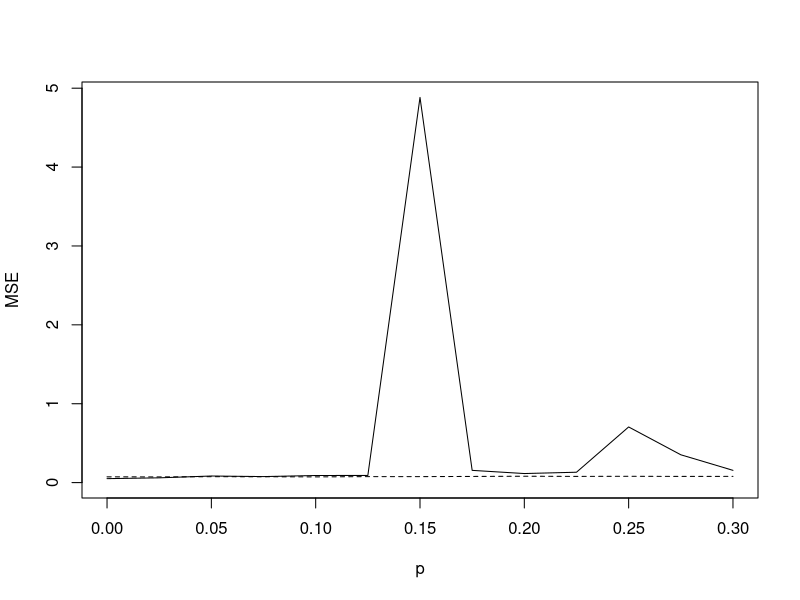

This chart was generated by the following R code:
## ---- chunk 1
knitr::opts_chunk$set(echo = TRUE)
## ---- chunk 2
easybinom <- function(n = 10, p = 0.5)
  return(sum(runif(n) < p))
## ---- chunk 3
mybinom <- function (num, n = 10, p = 0.5) {
  umat <- matrix(runif(n * num), nrow = num)
  # Each row consists of n Bernoulli trials
  res <- umat < p
  # results of Bernoulli trials
  # (success = TRUE, failure = FALSE)#
  return(as.vector(res %*% rep(1, n)))
  # count the number of TRUEs in each row
}

mybinom(num = 20)
## ---- chunk 4
simdat <- function(n, p) {
  usenorm <- runif(n) > p
  # Probability 1-p of NOT being contaminated
  return(usenorm * rnorm(n) + (1 - usenorm) * rt(n, df=2))
  }
## ---- chunk 5
compare <- function(n, p, N=10000) {
  SSEmean <- SSEmedian <- 0                    # Initialize
  for(i in 1:N){
    dat <- simdat(n, p)
    SSEmean <- SSEmean + mean(dat)^2
    SSEmedian <- SSEmedian + median(dat)^2
  }
  return(list(n=n, p=p, MSEmean = SSEmean / N,MSEmedian = SSEmedian / N))
  }
## ---- chunk 6
pvec <- seq(0, 0.3, by=0.025)
res <- NULL
for(i in 1:length(pvec))
  res <- rbind(res, as.numeric(compare(20, pvec[i], N=5000)))
res <- data.frame(res)
names(res) <- c("n", "p", "MSEmean", "MSEmedian")
print(res)
## ---- chunk 7
pdf(file="compareresults.pdf", height=5, width=5)
plot(res$p, res$MSEmean, type="l", xlab="p", ylab="MSE",ylim=c(0,max(res$MSEmean)))
lines(res$p, res$MSEmedian,lty=2)
graphics.off()
## ---- chunk 8
N =10000
u = runif(N)
y = sum((exp(u) - 1)/(exp(1)-1))/N
## ---- chunk 9
gfun<-function(x) exp(-x)/({1+x^2})
mfun<-function(x) exp(-0.5)/({1+x^2})
set.seed(123)
uran<-runif(10000)
ga<-gfun(uran)
ma<-mfun(uran)
## ---- chunk 10
# estimates
theta1<-mean(ga)
hha<-{exp(-0.5)}*pi/4 +(ga-ma)
theta2<-mean(hha)
c(var(ga), var(hha))
# efficiency improvement
(var(ga)-var(hha))/var(ga)
## ---- chunk 11
# estimates
theta1<-mean(ga)
beta = lm(ga~ma)$coef[2]
hha2<- beta*(exp(-0.5))*pi/4 +(ga-beta*ma)
theta3<-mean(hha2)
c(var(ga), var(hha), var(hha2))
# efficiency improvement
(var(ga)-var(hha))/var(ga)
(var(ga)-var(hha2))/var(ga)
## ---- chunk 12
gfun<-function(x) x/(2 + x ^ (1/4))
mfun<-function(x) x/2
set.seed(123)
uran<-runif(10000, 0, 10)
ga<-gfun(uran)
ma<-mfun(uran)

theta1<- mean(ga*10)
hha <- 2.5*10 + (ga-ma)*10
theta2 <- mean(hha)
c(var(ga*10), var(hha))
(var(ga*10)-var(hha))/var(ga*10)
## ---- chunk 13
theta1 <- mean(ga*10)
beta <- lm(ga~ma)$coef[2]
hha2 <- beta*2.5*10 + (ga-beta*ma)*10
theta3 <- mean(hha2)
c(var(ga*10), var(hha), var(hha2))
(var(ga*10)-var(hha))/var(ga*10)
(var(ga*10)-var(hha2))/var(ga*10)
## ---- chunk 14
gfun<-function(x) x/(2 + x ^ (1/4))
mfun<-function(x) x^(3/4)
set.seed(123)
uran<-runif(10000, 0, 10)
ga<-gfun(uran)
ma<-mfun(uran)

theta1<- mean(ga*10)
hha <- 4/7*10^(7/4) + (ga-ma)*10
theta2 <- mean(hha)
c(var(ga*10), var(hha))
(var(ga*10)-var(hha))/var(ga*10)
## ---- chunk 15
theta1 <- mean(ga*10)
beta <- lm(ga~ma)$coef[2]
hha2 <- beta*4/7*10^(7/4) + (ga-beta*ma)*10
theta3 <- mean(hha2)
c(var(ga*10), var(hha), var(hha2))
(var(ga*10)-var(hha))/var(ga*10)
(var(ga*10)-var(hha2))/var(ga*10)
